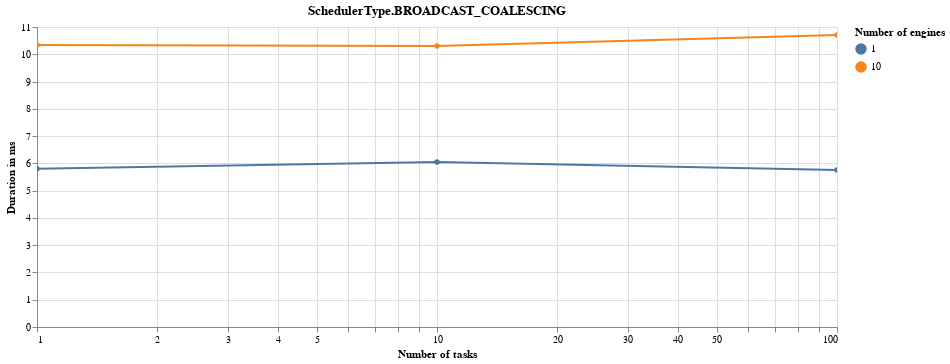
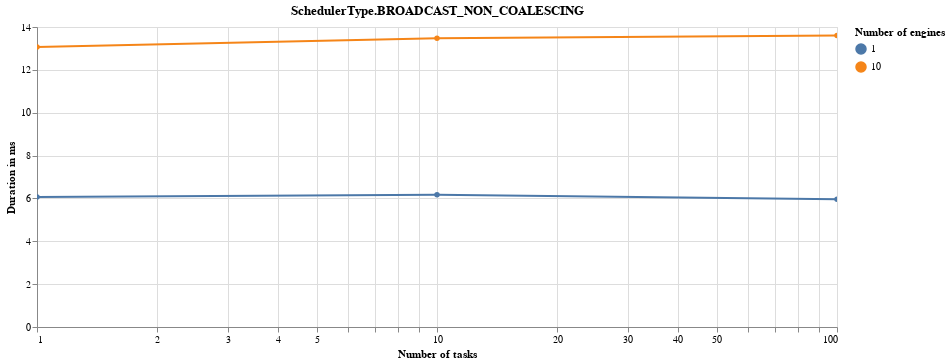
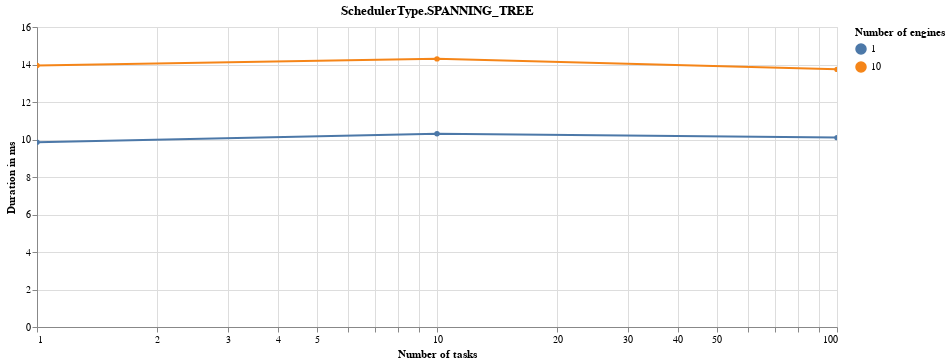
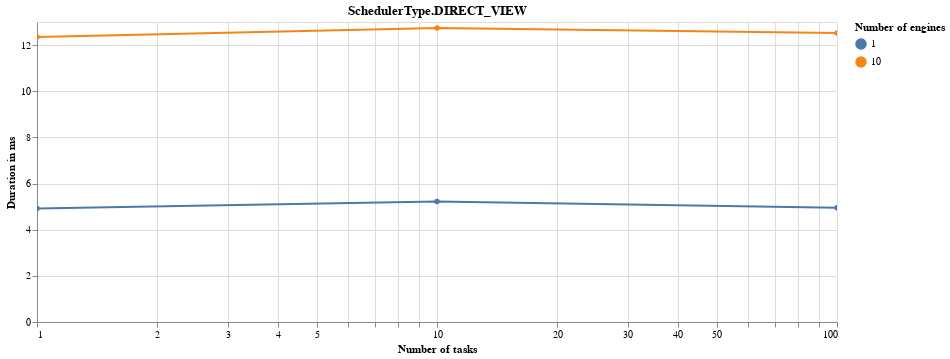

Write notebook code for charts like these, in order.
### Code cell
source = get_time_n_tasks_source(benchmark_results)
display(Markdown('## With 16 cores:'))
for delay, result_for_delay in source.items():
    display(Markdown(f'### With a delay of {ms_to_seconds(delay)}s. :'))
    for scheduler_name, results in result_for_delay[16].items():
        alt.Chart(pd.DataFrame(results)).mark_line(point=True).encode(
            alt.X('Number of tasks', scale=alt.Scale(type='log')),
            y='Duration in ms',
            color='Number of engines:N',
            tooltip='Duration in ms',
        ).properties(title=f'{scheduler_name}', width=800).interactive().display(
            renderer='svg'
        )

### Figure 1 — Vega-Lite specification as saved in the notebook (floating-point values rounded to 4 significant figures)
{"$schema": "https://vega.github.io/schema/vega-lite/v3.4.0.json", "config": {"mark": {"tooltip": null}, "view": {"height": 300, "width": 400}}, "data": {"name": "data-1c48c1d1c479f23c984574997a86bdf2"}, "datasets": {"data-1c48c1d1c479f23c984574997a86bdf2": [{"Duration in ms": 10.34, "Number of engines": 10, "Number of tasks": 1}, {"Duration in ms": 10.3, "Number of engines": 10, "Number of tasks": 10}, {"Duration in ms": 10.71, "Number of engines": 10, "Number of tasks": 100}, {"Duration in ms": 5.8, "Number of engines": 1, "Number of tasks": 1}, {"Duration in ms": 6.05, "Number of engines": 1, "Number of tasks": 10}, {"Duration in ms": 5.76, "Number of engines": 1, "Number of tasks": 100}]}, "encoding": {"color": {"field": "Number of engines", "type": "nominal"}, "tooltip": {"field": "Duration in ms", "type": "quantitative"}, "x": {"field": "Number of tasks", "scale": {"type": "log"}, "type": "quantitative"}, "y": {"field": "Duration in ms", "type": "quantitative"}}, "mark": {"point": true, "type": "line"}, "selection": {"selector011": {"bind": "scales", "encodings": ["x", "y"], "type": "interval"}}, "title": "SchedulerType.BROADCAST_COALESCING", "width": 800}

### Figure 2 — Vega-Lite specification as saved in the notebook (floating-point values rounded to 4 significant figures)
{"$schema": "https://vega.github.io/schema/vega-lite/v3.4.0.json", "config": {"mark": {"tooltip": null}, "view": {"height": 300, "width": 400}}, "data": {"name": "data-d67cc399a4f1dc20ed36ffdfa4f3150e"}, "datasets": {"data-d67cc399a4f1dc20ed36ffdfa4f3150e": [{"Duration in ms": 13.07, "Number of engines": 10, "Number of tasks": 1}, {"Duration in ms": 13.48, "Number of engines": 10, "Number of tasks": 10}, {"Duration in ms": 13.6, "Number of engines": 10, "Number of tasks": 100}, {"Duration in ms": 6.07, "Number of engines": 1, "Number of tasks": 1}, {"Duration in ms": 6.17, "Number of engines": 1, "Number of tasks": 10}, {"Duration in ms": 5.96, "Number of engines": 1, "Number of tasks": 100}]}, "encoding": {"color": {"field": "Number of engines", "type": "nominal"}, "tooltip": {"field": "Duration in ms", "type": "quantitative"}, "x": {"field": "Number of tasks", "scale": {"type": "log"}, "type": "quantitative"}, "y": {"field": "Duration in ms", "type": "quantitative"}}, "mark": {"point": true, "type": "line"}, "selection": {"selector012": {"bind": "scales", "encodings": ["x", "y"], "type": "interval"}}, "title": "SchedulerType.BROADCAST_NON_COALESCING", "width": 800}

### Figure 3 — Vega-Lite specification as saved in the notebook (floating-point values rounded to 4 significant figures)
{"$schema": "https://vega.github.io/schema/vega-lite/v3.4.0.json", "config": {"mark": {"tooltip": null}, "view": {"height": 300, "width": 400}}, "data": {"name": "data-2365ace601ba66b30ad97ebe895f3eb8"}, "datasets": {"data-2365ace601ba66b30ad97ebe895f3eb8": [{"Duration in ms": 13.95, "Number of engines": 10, "Number of tasks": 1}, {"Duration in ms": 14.3, "Number of engines": 10, "Number of tasks": 10}, {"Duration in ms": 13.74, "Number of engines": 10, "Number of tasks": 100}, {"Duration in ms": 9.85, "Number of engines": 1, "Number of tasks": 1}, {"Duration in ms": 10.31, "Number of engines": 1, "Number of tasks": 10}, {"Duration in ms": 10.1, "Number of engines": 1, "Number of tasks": 100}]}, "encoding": {"color": {"field": "Number of engines", "type": "nominal"}, "tooltip": {"field": "Duration in ms", "type": "quantitative"}, "x": {"field": "Number of tasks", "scale": {"type": "log"}, "type": "quantitative"}, "y": {"field": "Duration in ms", "type": "quantitative"}}, "mark": {"point": true, "type": "line"}, "selection": {"selector013": {"bind": "scales", "encodings": ["x", "y"], "type": "interval"}}, "title": "SchedulerType.SPANNING_TREE", "width": 800}

### Figure 4 — Vega-Lite specification as saved in the notebook (floating-point values rounded to 4 significant figures)
{"$schema": "https://vega.github.io/schema/vega-lite/v3.4.0.json", "config": {"mark": {"tooltip": null}, "view": {"height": 300, "width": 400}}, "data": {"name": "data-dc3718091d34f3c4bf53f7a397265104"}, "datasets": {"data-dc3718091d34f3c4bf53f7a397265104": [{"Duration in ms": 12.35, "Number of engines": 10, "Number of tasks": 1}, {"Duration in ms": 12.74, "Number of engines": 10, "Number of tasks": 10}, {"Duration in ms": 12.52, "Number of engines": 10, "Number of tasks": 100}, {"Duration in ms": 4.92, "Number of engines": 1, "Number of tasks": 1}, {"Duration in ms": 5.22, "Number of engines": 1, "Number of tasks": 10}, {"Duration in ms": 4.95, "Number of engines": 1, "Number of tasks": 100}]}, "encoding": {"color": {"field": "Number of engines", "type": "nominal"}, "tooltip": {"field": "Duration in ms", "type": "quantitative"}, "x": {"field": "Number of tasks", "scale": {"type": "log"}, "type": "quantitative"}, "y": {"field": "Duration in ms", "type": "quantitative"}}, "mark": {"point": true, "type": "line"}, "selection": {"selector014": {"bind": "scales", "encodings": ["x", "y"], "type": "interval"}}, "title": "SchedulerType.DIRECT_VIEW", "width": 800}
